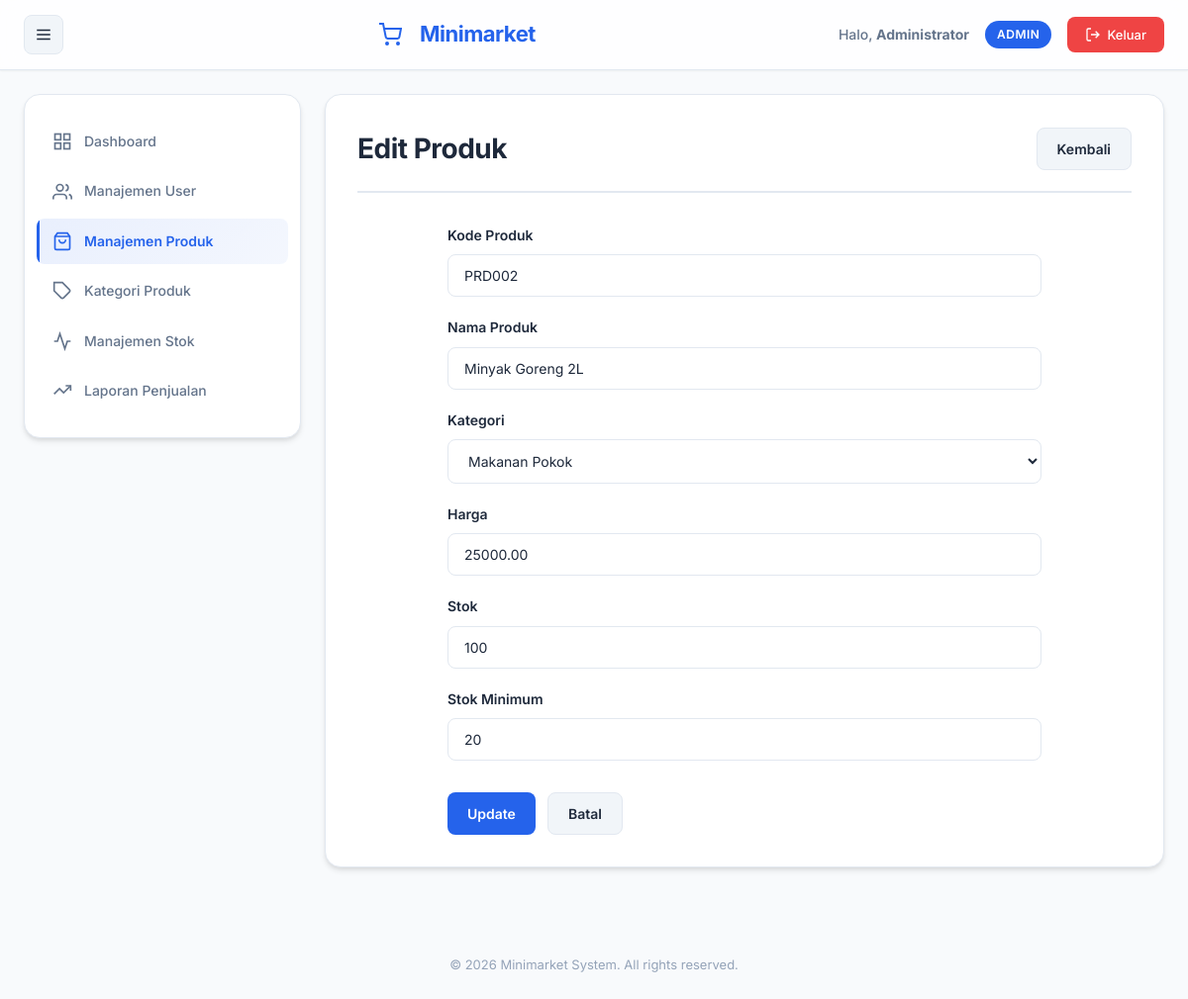
/admin/produk_edit.php?id=2 (signed in), run on the app's committed database.
### tables this page shows
CREATE TABLE IF NOT EXISTS produk (
    id INT AUTO_INCREMENT PRIMARY KEY,
    kode VARCHAR(50) NOT NULL UNIQUE,
    nama VARCHAR(100) NOT NULL,
    kategori_id INT,
    harga DECIMAL(10,2) NOT NULL,
    stok INT NOT NULL DEFAULT 0,
    stok_min INT NOT NULL DEFAULT 5,
    created_at TIMESTAMP DEFAULT CURRENT_TIMESTAMP,
    updated_at TIMESTAMP DEFAULT CURRENT_TIMESTAMP ON UPDATE CURRENT_TIMESTAMP,
    FOREIGN KEY (kategori_id) REFERENCES kategori(id) ON DELETE SET NULL
);

CREATE TABLE IF NOT EXISTS kategori (
    id INT AUTO_INCREMENT PRIMARY KEY,
    nama VARCHAR(100) NOT NULL UNIQUE,
    deskripsi TEXT,
    created_at TIMESTAMP DEFAULT CURRENT_TIMESTAMP
);

### admin/produk_edit.php (the view, shortened to what this page needs)
<?php
require_once '../includes/header.php';
$id = $_GET['id'] ?? 0;
$query = mysqli_query($koneksi, "SELECT * FROM produk WHERE id='$id'");
$data = mysqli_fetch_assoc($query);
$kategori_list = mysqli_query($koneksi, "SELECT * FROM kategori ORDER BY nama");
?>
            <div class="page-header">
                <h2>Edit Produk</h2>
                <a href="produk.php" class="btn btn-secondary">Kembali</a>
            </div>
            <div class="form-container">
                <form method="post" action="">
                    <div class="form-group">
                        <label for="kode">Kode Produk</label>
                        <input type="text" id="kode" name="kode" value="<?php echo htmlspecialchars($data['kode']); ?>" required>
                    </div>
                    <div class="form-group">
                        <label for="nama">Nama Produk</label>
                        <input type="text" id="nama" name="nama" value="<?php echo htmlspecialchars($data['nama']); ?>" required>
                    </div>
                    <div class="form-group">
                        <label for="kategori_id">Kategori</label>
                        <select id="kategori_id" name="kategori_id">
                            <?php while ($k = mysqli_fetch_assoc($kategori_list)): ?>
                                <option value="<?php echo $k['id']; ?>" <?php echo ($data['kategori_id'] == $k['id']) ? 'selected' : ''; ?>>
                                    <?php echo htmlspecialchars($k['nama']); ?>
                                </option>
                            <?php endwhile; ?>
                        </select>
                    </div>
                    <div class="form-group">
                        <label for="harga">Harga</label>
                        <input type="number" id="harga" name="harga" min="0" value="<?php echo $data['harga']; ?>" required>
                    </div>
                    <div class="form-group">
                        <label for="stok">Stok</label>
                        <input type="number" id="stok" name="stok" min="0" value="<?php echo $data['stok']; ?>" required>
                    </div>
                    <div class="form-group">
                        <label for="stok_min">Stok Minimum</label>
                        <input type="number" id="stok_min" name="stok_min" min="0" value="<?php echo $data['stok_min'] ?? 5; ?>" required>
                    </div>
                    <div class="form-actions">
                        <button type="submit" name="update" class="btn btn-primary">Update</button>
                        <a href="produk.php" class="btn btn-secondary">Batal</a>
                    </div>
                </form>
            </div>
<?php require_once '../includes/footer.php'; ?>

### assets/style.css (style rules this page uses)
* { margin: 0; padding: 0; box-sizing: border-box; }
:root { --primary: #2563eb; --primary-dark: #1e40af; --primary-light: #3b82f6; --secondary: #10b981; --accent: #f59e0b; --danger: #ef4444; --warning: #f59e0b; --success: #10b981; --info: #06b6d4; --bg-primary: #f8fafc; --bg-secondary: #ffffff; --bg-tertiary: #f1f5f9; --text-primary: #1e293b; --text-secondary: #64748b; --text-light: #94a3b8; --border: #e2e8f0; --shadow-sm: 0 1px 2px 0 rgba(0, 0, 0, 0.05); --shadow: 0 4px 6px -1px rgba(0, 0, 0, 0.1), 0 2px 4px -1px rgba(0, 0, 0, 0.06); --shadow-md: 0 10px 15px -3px rgba(0, 0, 0, 0.1), 0 4px 6px -2px rgba(0, 0, 0, 0.05); --shadow-lg: 0 20px 25px -5px rgba(0, 0, 0, 0.1), 0 10px 10px -5px rgba(0, 0, 0, 0.04); --radius: 12px; --radius-sm: 8px; --radius-lg: 16px; }
body { font-family: 'Inter', -apple-system, BlinkMacSystemFont, 'Segoe UI', sans-serif; background: var(--bg-primary); color: var(--text-primary); line-height: 1.6; font-size: 15px; -webkit-font-smoothing: antialiased; -moz-osx-font-smoothing: grayscale; }
.page-header { display: flex; justify-content: space-between; align-items: center; margin-bottom: 32px; padding-bottom: 20px; border-bottom: 2px solid var(--border); }
.page-header h2 { color: var(--text-primary); font-size: 28px; font-weight: 700; letter-spacing: -0.5px; }
.btn { display: inline-flex; align-items: center; justify-content: center; gap: 8px; padding: 10px 20px; border: none; border-radius: var(--radius-sm); text-decoration: none; cursor: pointer; font-size: 14px; font-weight: 600; transition: all 0.2s ease; font-family: inherit; line-height: 1.5; }
.btn-primary { background: var(--primary); color: white; }
.btn-secondary { background: var(--bg-tertiary); color: var(--text-primary); border: 1px solid var(--border); }
.form-container { max-width: 600px; margin: 0 auto; }
.form-group { margin-bottom: 20px; }
.form-group label { display: block; margin-bottom: 8px; font-weight: 600; color: var(--text-primary); font-size: 14px; }
.form-group input, .form-group select, .form-group textarea { width: 100%; padding: 12px 16px; border: 1px solid var(--border); border-radius: var(--radius-sm); font-size: 14px; font-family: inherit; transition: all 0.2s ease; background: var(--bg-secondary); color: var(--text-primary); }
.form-actions { display: flex; gap: 12px; margin-top: 32px; }

### data on the page
produk: kode "PRD002", nama "Minyak Goreng 2L", kategori_id "Makanan Pokok", harga "25000.00", stok "100", stok_min "20"

### other printed values
$current_nama "Administrator"
$current_role "ADMIN"
